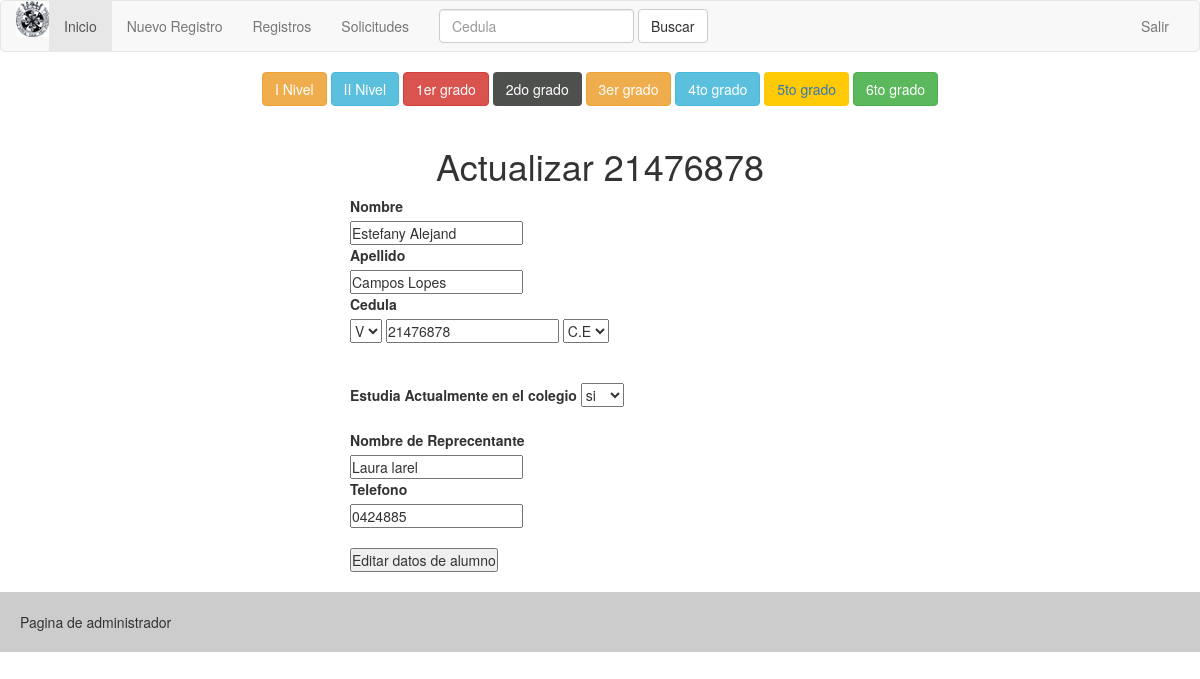
Page /admin/consulta/verAlumno/21476878 (signed in) on the committed database.
### tables this page shows
CREATE TABLE `alumnos` (
  `ID` int(20) NOT NULL,
  `CEDULA` varchar(40) NOT NULL,
  `NACIONALIDAD` varchar(5) NOT NULL,
  `TIPO_CI` varchar(5) NOT NULL,
  `APELLIDOS` varchar(50) NOT NULL,
  `NOMBRES` varchar(50) NOT NULL,
  `ACTIVO` varchar(10) NOT NULL,
  `NOMBRE_REPRECENTANTE` varchar(50) NOT NULL,
  `TELEFONO` varchar(20) NOT NULL,
  `credito` varchar(50) NOT NULL
);

### admin/libs/view.php (called while the page is built, shortened)
<?php
class View{
    function render($nombre){
     require 'views/'.$nombre.'.php';
}
}
?>

### admin/controllers/consulta.php (called while the page is built, shortened)
<?php
class Consulta extends Controller{
    function __construct(){
        $this->view->mensaje = "";
    }
    function verAlumno($param = null){
        $cedula = $param[0];
        $alumno = $this->model->getById($cedula);
        $this->view->alumno = $alumno;
        $this->view->render('consulta/detalle');
    }
}
?>

### admin/index.php (called while the page is built, shortened)
<?php
    require 'libs/database.php';
    require 'libs/controller.php';
    require 'libs/view.php';
    $app = new App();
?>

### admin/models/consultamodel.php (called while the page is built, shortened)
<?php
class ConsultaModel extends Model{
function estudioactual_grado($cedula){
$x="";
    return $x;
    }
function estudioactual_anno($cedula){
$x="";
    return $x;
    }
public function getById($cedula){
$item = new Alumno();
try{
$query = $this->db->connect()->prepare('SELECT * FROM alumnos WHERE CEDULA = :ci');
$query->execute(['ci' => $cedula]);
while($row = $query->fetch()){
$item->nombre    = $row['NOMBRES'];
$item->apellido  = $row['APELLIDOS'];
  $item->nacionalidad  = $row['NACIONALIDAD'];
 $item->tipo_ci  = $row['TIPO_CI'];
 $item->cedula  = intval($row['CEDULA']);
  $item->reprecentante  = $row['NOMBRE_REPRECENTANTE'];
 $item->telefono  = $row['TELEFONO'];
 $item->activo  = $row['ACTIVO'];
  $item->id  = $row['ID'];
  $item->id  = $row['ID'];
$item->grado=$this->estudioactual_grado($row['CEDULA']);
$item->anno=$this->estudioactual_anno($row['CEDULA']);
}
return $item;
}catch(PDOException $e){
return null;
}
}
}
?>

### admin/libs/database.php (called while the page is built)
<?php
class Database{
    private $host;
    private $db;
    private $user;
    private $password;
    private $charset;
    public function __construct(){
        $this->host     = constant('HOST');
        $this->db       = constant('DB');
        $this->user     = constant('USER');
        $this->password = constant('PASSWORD');
        $this->charset  = constant('CHARSET');
    }
    function connect(){
        try{
            $connection = "mysql:host=" . $this->host . ";dbname=" . $this->db . ";charset=" . $this->charset;
            $options = [
                PDO::ATTR_ERRMODE            => PDO::ERRMODE_EXCEPTION,
                PDO::ATTR_EMULATE_PREPARES   => false,
            ];
            $pdo = new PDO($connection, $this->user, $this->password, $options);
            return $pdo;
        }catch(PDOException $e){
            print_r('Error connection: ' . $e->getMessage());
        }
    }
}
?>

### admin/libs/controller.php (called while the page is built, shortened)
<?php
class Controller{
    function loadModel($model){
        $url = 'models/'.$model.'model.php';
        if(file_exists($url)){
            $this->model = new $modelName();
        }
    }
}
?>

### admin/views/consulta/detalle.php (the view, shortened to what this page needs)
<!DOCTYPE html>
<html lang="en">
<head>
    <?php require 'views/head.php'; ?>
</head>
<body>
    <?php require 'views/header.php'; ?>
    <div id="main">
        <h1 class="center">Actualizar <?php echo $this->alumno->cedula; ?></h1>
        <form action="<?php echo constant('URL'); ?>consulta/actualizarAlumno/" method="POST">
      <label for="">Nombre</label><br>
            <input type="text" value="<?php echo $this->alumno->nombre; ?>" name="nombre" id=""><br>
            <label for="">Apellido</label><br>
            <input type="text" value="<?php echo $this->alumno->apellido; ?>" name="apellido" id=""><br>
 <label for="">Cedula</label>
 <br>
             <select name="nacionalidad" id="nacionalidad">
                 <option value="<?php echo $this->alumno->nacionalidad; ?>"><?php echo $this->alumno->nacionalidad; ?></option>
             </select>
             <input type="number" value="<?php echo $this->alumno->cedula; ?>" name="cedula" id="">
             <select name="tipocedula" id="nacionalidad">
                  <option value="<?php echo $this->alumno->tipo_ci; ?>"><?php echo $this->alumno->tipo_ci; ?></option>
             </select>
             <br> <br> <br>
              <label for="">Estudia Actualmente en el colegio</label>
           <select name="activo" id="activo">
            <option value="<?php echo $this->alumno->activo; ?>"><?php echo $this->alumno->activo; ?></option>
             </select>
<BR><br>
     <label for="">Nombre de Reprecentante</label><br>
            <input type="text" value="<?php echo $this->alumno->reprecentante; ?>" name="nombre_r" id=""><br>
            <label for="">Telefono</label><br>
            <input type="number" value="<?php echo $this->alumno->telefono; ?>" name="telefono" id=""><br>
<BR>
            <input type="submit" value="Editar datos de alumno">
        </form>
    </div>
    <?php require 'views/footer.php'; ?>
</body>
</html>

### admin/public/css/main.css (style rules this page uses)
* { padding: 0; margin: 0; }
body { background-color: #eee; font-family: Arial, Helvetica, sans-serif; }
#main { padding: 20px 0; width: 500px; margin: 0 auto; }
.center { text-align: center; }

### rows in the picture
alumnos: CEDULA "21476878", nombre "Estefany Alejand", apellido "Campos Lopes", nacionalidad "V", cedula "21476878", tipocedula "C.E", activo "si", nombre_r "Laura larel", telefono "0424885"
